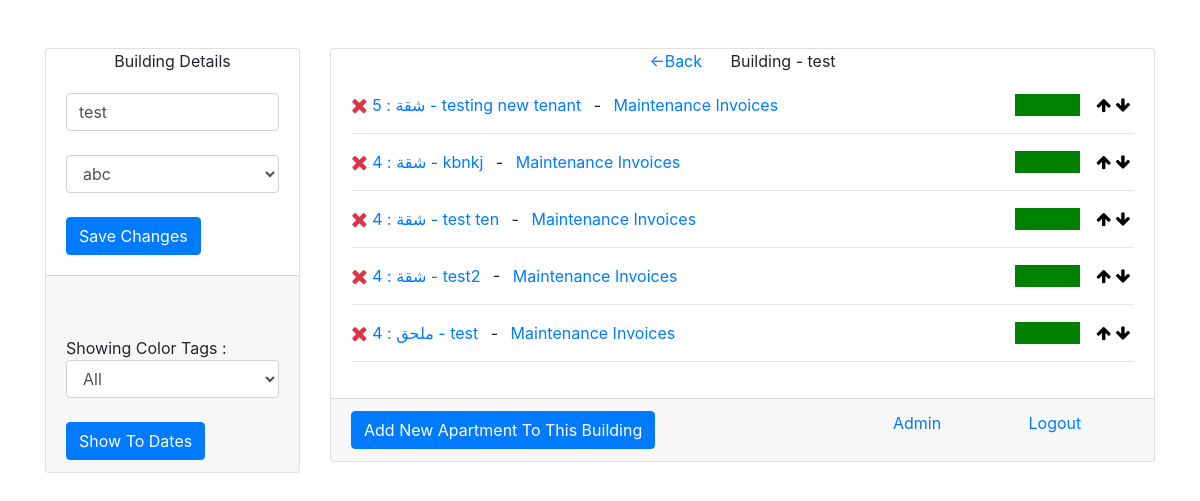
Screenshot of /apartments/2 (signed in) with the database file from the repository.
### app/models.py (models this page shows, shortened)
class building(models.Model):
    name = models.CharField(max_length=300,null=True,blank=True)
    owner = models.ForeignKey(invoice_owner,on_delete=models.SET_NULL,null=True,blank=True)

class invoice_owner(models.Model):
    name = models.CharField(max_length=300,null=True,blank=True)

class apartment(models.Model):
    aprt_number = models.CharField(max_length=50,null=True,blank=True)
    name = models.CharField(max_length=300,null=True,blank=True)
    phone_nmber = models.CharField(max_length=50,null=True,blank=True)
    type_of = models.CharField(max_length=300,null=True,blank=True)
    dob = models.DateField(null=True,blank=True)
    contract_number = models.CharField(max_length=300,null=True,blank=True)
    elect_number = models.CharField(max_length=300,null=True,blank=True)
    note = models.TextField(max_length=2000,null=True,blank=True)
    building = models.ForeignKey(building,on_delete=models.CASCADE)
    temp_del = models.BooleanField(default=False)
    temp_del_date = models.DateField(null=True,blank=True)
    aprt_link = models.ForeignKey("tenant_link",on_delete=models.SET_NULL,blank=True,null=True)
    new_tenant_added = models.BooleanField(default=False)
    display_order = models.IntegerField(default=0)
    def getDisplayName(self):
        aprt_types = {"Apartment":"شقة","Floor":"دور","Home":"غرفة","Store":"محل ","Studio":"ملحق"}
        try:
            return aprt_types[self.type_of]
        except:
            return self.type_of
    def getShowColor(self):
        invs = invoice.objects.filter(apartment=self).order_by("today_date")
        if (len(invs) == 0):
            return "green"
        inv = invs[len(invs) - 1]
        comp_date = date.today()
        to_date = date(inv.to_date.year,inv.to_date.month,inv.to_date.day)
        if (to_date >= comp_date):
            return "green"
    def getLastToDate(self):
        invs = invoice.objects.filter(apartment=self).order_by("today_date")
        if (len(invs) == 0):
            return ""
        inv = invs[len(invs) - 1]
        to_date = date(inv.to_date.year,inv.to_date.month,inv.to_date.day)
        return "{}".format(to_date)

class invoice(models.Model):
    user = models.ForeignKey(User,on_delete=models.SET_NULL,null=True,blank=True)
    received_by = models.CharField(max_length=200,null=True,blank=True,default="-")
    apartment = models.ForeignKey(apartment,on_delete=models.SET_NULL,null=True,blank=True)
    owner = models.ForeignKey(invoice_owner,on_delete=models.CASCADE)
    amount = models.IntegerField(default=0)
    payment_method = models.CharField(max_length=100,null=True,blank=True)
    bank_of_transfer = models.CharField(max_length=300,null=True,blank=True)
    transfer_date = models.DateField(null=True,blank=True)
    from_date = models.DateField(null=True,blank=True)
    to_date = models.DateField(null=True,blank=True)
    today_date = models.DateField(auto_now_add=True)
    remaining_amount = models.IntegerField(default=0)
    note = models.TextField(max_length=2000,null=True,blank=True)
    invoice_number = models.IntegerField(default=0)
    is_deleted = models.BooleanField(default=False)

### app/views.py (the view, shortened to what this page needs)
# urls.py: path("apartments/<int:id>",views.apartments,name="apartments"),
@login_required(login_url='/')
def apartments(request,id):
    if id:
        template = "apartments.html"
        context = {}
        obj = get_user_profile(request.user)
        context['type_of_user'] = obj.type_of_user == 'd'
        building_obj = building.objects.get(pk=id)
        objs = apartment.objects.filter(building=building_obj,temp_del=False,new_tenant_added=False).order_by("-display_order")
        del_objs = apartment.objects.filter(building=building_obj,temp_del=True,new_tenant_added=False)
        temp_del_objs = []
        for i in del_objs:
            day_diff = datetime.date.today() - i.temp_del_date
            if day_diff.days >= 7:
                i.delete()
            else:
                temp_del_objs.append(i)
        context['bobj'] = building_obj
        context['objs'] = objs
        context['del_objs'] = temp_del_objs
        if context['type_of_user']:
            context['owners'] = invoice_owner.objects.all()
        return render(request,template,context)
    else:
        return redirect('/home')

### app/views.py (called while the page is built)
def get_user_profile(userobj):
    try:
        obj = user_profile.objects.get(user=userobj)
    except:
        obj = user_profile()
        obj.user = userobj
        obj.save()
    return obj

### templates/apartments.html (shortened to what this page needs)
<!DOCTYPE html>
    <html lang="en">
        <head>
            <link rel="stylesheet" href="https://maxcdn.bootstrapcdn.com/bootstrap/4.4.1/css/bootstrap.min.css">
            <link rel="stylesheet" href="https://cdnjs.cloudflare.com/ajax/libs/font-awesome/4.7.0/css/font-awesome.min.css">
        </head>
        <body>
            <br><br>
            <div class="container">
                <div class="row justify-content-center">
                    <div class="col-lg-3">
                        <div class="card">
                            <div class="card-head text-center">
                                Building Details
                            </div>
                            <div class="card-body">
                                <form method="post">{% csrf_token %}
                                    <input type="text" class="form-control" required name="name" placeholder="Enter The Name Of Building" value="{{bobj.name}}"
                                    {% if not type_of_user %}readonly{% endif %} ><br>
                                    <select class="form-control" required name="invoice-owner" {% if not type_of_user %}readonly{% endif %}>
                                        {% for i in owners %}
                                            <option value="{{i.id}}" {% if bobj.owner.id == i.id %} selected {% endif %} >{{i.name}}</option>
                                        {% endfor %}
                                    </select><br>
                                    {% if type_of_user %}
                                        <button class="btn btn-primary text-center" type="submit">
                                            Save Changes
                                        </button>
                                    {% endif %}
                                </form>
                            </div>
                            <div class="card-footer">
                                <br><br>
                                Showing Color Tags : <select class="form-control" onchange="showColorApartments(this.value)">
                                    <option>All</option>
                                </select>
                                <br>
                                <button class="btn btn-primary" onclick="showToDates();">
                                    Show To Dates
                                </button>
                                <br>
                            </div>
                        </div>
                    </div>
                    <div class="col-lg-9">
                        <div class="card">
                            <div class="card-head text-center">
                                <a href="{% url 'home' %}"><-Back</a>&ensp;&ensp;&ensp; Building - {{bobj.name}}
                            </div>
                            <div class="card-body">
                                {% if objs %}
                                    {% for i in objs %}
                                    <div class="row abcd {{i.getShowColor}}">
                                        <div class="col-lg-7">
                                            {% if type_of_user %}
                                                <a onclick="confirm_delete('{% url 'delete-apartment' i.id %}')" title="Delete">
                                                    <span class="fa text-danger fa-lg fa-remove"></span>
                                                </a>
                                            {% endif %}
                                            <a href="{% url 'invoices' i.id %}">
                                                {{i.getDisplayName}} : {{i.aprt_number}}  -  {{i.name}}
                                            </a>&ensp;-&ensp;
                                            <a href="{% url 'maintenance-invoices' i.id %}">
                                                Maintenance Invoices
                                            </a>
                                        </div>
                                        <div class="col-lg-3">
                                        </div>
                                        <div class="col-lg-1" style="background-color: {{i.getShowColor}} ; padding: 10px; border: 1px solid white;">
                                        </div>
                                        <div class="col-lg-1">
                                            <a href="{% url 'move-up-apartment' bobj.id i.id %}" style="color: black;">
                                                <span class="fa fa-arrow-up"></span>
                                            </a>
                                            <a href="{% url 'move-down-apartment' bobj.id i.id %}" style="color: black;">
                                                <span class="fa fa-arrow-down"></span>
                                            </a>
                                        </div>
                                    </div>
                                    <hr class="abcd {{i.getShowColor}}">
                                    {% endfor %}
                                {% else %}
                                    <a>This Building Has No Apartments To Manage Right Now.</a>
                                {% endif %}
                            </div>
                            <div class="card-footer">
                                <div class="row justify-content-around">
                                    <div class="col-lg-8">
                                        {% if type_of_user %}
                                            <button class="btn btn-primary" type="button" onclick="window.location.href='/new-apartment-form/{{bobj.id}}/x'">
                                                Add New Apartment To This Building
                                            </button>
                                        {% endif %}
                                    </div>
                                    {% if request.user.is_superuser %}
                                        <div class="col-lg-2">
                                            <a href="/admin">
                                                Admin
                                            </a>
                                        </div>
                                    {% endif %}
                                    <div class="col-lg-2">
                                        <a href="{% url 'logout' %}">
                                            Logout
                                        </a>
                                    </div>
                                </div>
                            </div>
                        </div>
                    </div>
                </div>
            </div>
        </body>
    </html>

### rows the page displays
building: name "test", invoice-owner "abc"
apartment: getDisplayName "شقة", aprt_number "5", name "testing new tenant"
apartment: getDisplayName "شقة", aprt_number "4", name "kbnkj"
apartment: getDisplayName "شقة", aprt_number "4", name "test ten"
apartment: getDisplayName "شقة", aprt_number "4", name "test2"
apartment: getDisplayName "ملحق", aprt_number "4", name "test"
